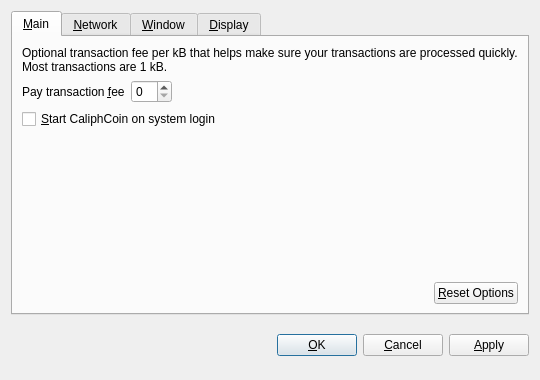
<?xml version="1.0" encoding="UTF-8"?>
<ui version="4.0">
 <class>OptionsDialog</class>
 <widget class="QDialog" name="OptionsDialog">
  <property name="geometry">
   <rect>
    <x>0</x>
    <y>0</y>
    <width>540</width>
    <height>380</height>
   </rect>
  </property>
  <property name="windowTitle">
   <string>Options</string>
  </property>
  <property name="modal">
   <bool>true</bool>
  </property>
  <layout class="QVBoxLayout" name="verticalLayout">
   <item>
    <widget class="QTabWidget" name="tabWidget">
     <property name="tabPosition">
      <enum>QTabWidget::North</enum>
     </property>
     <property name="currentIndex">
      <number>0</number>
     </property>
     <widget class="QWidget" name="tabMain">
      <attribute name="title">
       <string>&amp;Main</string>
      </attribute>
      <layout class="QVBoxLayout" name="verticalLayout_Main">
       <item>
        <widget class="QLabel" name="transactionFeeInfoLabel">
         <property name="text">
          <string>Optional transaction fee per kB that helps make sure your transactions are processed quickly. Most transactions are 1 kB.</string>
         </property>
         <property name="textFormat">
          <enum>Qt::PlainText</enum>
         </property>
         <property name="wordWrap">
          <bool>true</bool>
         </property>
        </widget>
       </item>
       <item>
        <layout class="QHBoxLayout" name="horizontalLayout_1_Main">
         <item>
          <widget class="QLabel" name="transactionFeeLabel">
           <property name="text">
            <string>Pay transaction &amp;fee</string>
           </property>
           <property name="textFormat">
            <enum>Qt::PlainText</enum>
           </property>
           <property name="buddy">
            <cstring>transactionFee</cstring>
           </property>
          </widget>
         </item>
         <item>
          <widget class="BitcoinAmountField" name="transactionFee"/>
         </item>
         <item>
          <spacer name="horizontalSpacer_1_Main">
           <property name="orientation">
            <enum>Qt::Horizontal</enum>
           </property>
           <property name="sizeHint" stdset="0">
            <size>
             <width>40</width>
             <height>20</height>
            </size>
           </property>
          </spacer>
         </item>
        </layout>
       </item>
       <item>
        <widget class="QCheckBox" name="bitcoinAtStartup">
         <property name="toolTip">
          <string>Automatically start CaliphCoin after logging in to the system.</string>
         </property>
         <property name="text">
          <string>&amp;Start CaliphCoin on system login</string>
         </property>
        </widget>
       </item>
       <item>
        <spacer name="verticalSpacer_Main">
         <property name="orientation">
          <enum>Qt::Vertical</enum>
         </property>
         <property name="sizeHint" stdset="0">
          <size>
           <width>20</width>
           <height>40</height>
          </size>
         </property>
        </spacer>
       </item>
       <item>
        <layout class="QHBoxLayout" name="horizontalLayout_2_Main">
         <item>
          <spacer name="horizontalSpacer_2_Main">
           <property name="orientation">
            <enum>Qt::Horizontal</enum>
           </property>
           <property name="sizeHint" stdset="0">
            <size>
             <width>40</width>
             <height>20</height>
            </size>
           </property>
          </spacer>
         </item>
         <item>
          <widget class="QPushButton" name="resetButton">
           <property name="toolTip">
            <string>Reset all client options to default.</string>
           </property>
           <property name="text">
            <string>&amp;Reset Options</string>
           </property>
           <property name="autoDefault">
            <bool>false</bool>
           </property>
          </widget>
         </item>
        </layout>
       </item>
      </layout>
     </widget>
     <widget class="QWidget" name="tabNetwork">
      <attribute name="title">
       <string>&amp;Network</string>
      </attribute>
      <layout class="QVBoxLayout" name="verticalLayout_Network">
       <item>
        <widget class="QCheckBox" name="mapPortUpnp">
         <property name="toolTip">
          <string>Automatically open the CaliphCoin client port on the router. This only works when your router supports UPnP and it is enabled.</string>
         </property>
         <property name="text">
          <string>Map port using &amp;UPnP</string>
         </property>
        </widget>
       </item>
       <item>
        <widget class="QCheckBox" name="connectSocks">
         <property name="toolTip">
          <string>Connect to the CaliphCoin network through a SOCKS proxy (e.g. when connecting through Tor).</string>
         </property>
         <property name="text">
          <string>&amp;Connect through SOCKS proxy:</string>
         </property>
        </widget>
       </item>
       <item>
        <layout class="QHBoxLayout" name="horizontalLayout_Network">
         <item>
          <widget class="QLabel" name="proxyIpLabel">
           <property name="text">
            <string>Proxy &amp;IP:</string>
           </property>
           <property name="textFormat">
            <enum>Qt::PlainText</enum>
           </property>
           <property name="buddy">
            <cstring>proxyIp</cstring>
           </property>
          </widget>
         </item>
         <item>
          <widget class="QValidatedLineEdit" name="proxyIp">
           <property name="maximumSize">
            <size>
             <width>140</width>
             <height>16777215</height>
            </size>
           </property>
           <property name="toolTip">
            <string>IP address of the proxy (e.g. 127.0.0.1)</string>
           </property>
          </widget>
         </item>
         <item>
          <widget class="QLabel" name="proxyPortLabel">
           <property name="text">
            <string>&amp;Port:</string>
           </property>
           <property name="textFormat">
            <enum>Qt::PlainText</enum>
           </property>
           <property name="buddy">
            <cstring>proxyPort</cstring>
           </property>
          </widget>
         </item>
         <item>
          <widget class="QLineEdit" name="proxyPort">
           <property name="maximumSize">
            <size>
             <width>55</width>
             <height>16777215</height>
            </size>
           </property>
           <property name="toolTip">
            <string>Port of the proxy (e.g. 9050)</string>
           </property>
          </widget>
         </item>
         <item>
          <widget class="QLabel" name="socksVersionLabel">
           <property name="text">
            <string>SOCKS &amp;Version:</string>
           </property>
           <property name="textFormat">
            <enum>Qt::PlainText</enum>
           </property>
           <property name="buddy">
            <cstring>socksVersion</cstring>
           </property>
          </widget>
         </item>
         <item>
          <widget class="QValueComboBox" name="socksVersion">
           <property name="toolTip">
            <string>SOCKS version of the proxy (e.g. 5)</string>
           </property>
          </widget>
         </item>
         <item>
          <spacer name="horizontalSpacer_Network">
           <property name="orientation">
            <enum>Qt::Horizontal</enum>
           </property>
           <property name="sizeHint" stdset="0">
            <size>
             <width>40</width>
             <height>20</height>
            </size>
           </property>
          </spacer>
         </item>
        </layout>
       </item>
       <item>
        <spacer name="verticalSpacer_Network">
         <property name="orientation">
          <enum>Qt::Vertical</enum>
         </property>
         <property name="sizeHint" stdset="0">
          <size>
           <width>20</width>
           <height>40</height>
          </size>
         </property>
        </spacer>
       </item>
      </layout>
     </widget>
     <widget class="QWidget" name="tabWindow">
      <attribute name="title">
       <string>&amp;Window</string>
      </attribute>
      <layout class="QVBoxLayout" name="verticalLayout_Window">
       <item>
        <widget class="QCheckBox" name="minimizeToTray">
         <property name="toolTip">
          <string>Show only a tray icon after minimizing the window.</string>
         </property>
         <property name="text">
          <string>&amp;Minimize to the tray instead of the taskbar</string>
         </property>
        </widget>
       </item>
       <item>
        <widget class="QCheckBox" name="minimizeOnClose">
         <property name="toolTip">
          <string>Minimize instead of exit the application when the window is closed. When this option is enabled, the application will be closed only after selecting Quit in the menu.</string>
         </property>
         <property name="text">
          <string>M&amp;inimize on close</string>
         </property>
        </widget>
       </item>
       <item>
        <spacer name="verticalSpacer_Window">
         <property name="orientation">
          <enum>Qt::Vertical</enum>
         </property>
         <property name="sizeHint" stdset="0">
          <size>
           <width>20</width>
           <height>40</height>
          </size>
         </property>
        </spacer>
       </item>
      </layout>
     </widget>
     <widget class="QWidget" name="tabDisplay">
      <attribute name="title">
       <string>&amp;Display</string>
      </attribute>
      <layout class="QVBoxLayout" name="verticalLayout_Display">
       <item>
        <layout class="QHBoxLayout" name="horizontalLayout_1_Display">
         <item>
          <widget class="QLabel" name="langLabel">
           <property name="text">
            <string>User Interface &amp;language:</string>
           </property>
           <property name="textFormat">
            <enum>Qt::PlainText</enum>
           </property>
           <property name="buddy">
            <cstring>lang</cstring>
           </property>
          </widget>
         </item>
         <item>
          <widget class="QValueComboBox" name="lang">
           <property name="toolTip">
            <string>The user interface language can be set here. This setting will take effect after restarting CaliphCoin.</string>
           </property>
          </widget>
         </item>
        </layout>
       </item>
       <item>
        <layout class="QHBoxLayout" name="horizontalLayout_2_Display">
         <item>
          <widget class="QLabel" name="unitLabel">
           <property name="text">
            <string>&amp;Unit to show amounts in:</string>
           </property>
           <property name="textFormat">
            <enum>Qt::PlainText</enum>
           </property>
           <property name="buddy">
            <cstring>unit</cstring>
           </property>
          </widget>
         </item>
         <item>
          <widget class="QValueComboBox" name="unit">
           <property name="toolTip">
            <string>Choose the default subdivision unit to show in the interface and when sending coins.</string>
           </property>
          </widget>
         </item>
        </layout>
       </item>
       <item>
        <widget class="QCheckBox" name="displayAddresses">
         <property name="toolTip">
          <string>Whether to show CaliphCoin addresses in the transaction list or not.</string>
         </property>
         <property name="text">
          <string>&amp;Display addresses in transaction list</string>
         </property>
        </widget>
       </item>
       <item>
        <widget class="QCheckBox" name="coinControlFeatures">
         <property name="toolTip">
          <string>Whether to show coin control features or not.</string>
         </property>
         <property name="text">
          <string>Display coin &amp;control features (experts only!)</string>
         </property>
        </widget>
       </item>
       <item>
        <spacer name="verticalSpacer_Display">
         <property name="orientation">
          <enum>Qt::Vertical</enum>
         </property>
         <property name="sizeHint" stdset="0">
          <size>
           <width>20</width>
           <height>40</height>
          </size>
         </property>
        </spacer>
       </item>
      </layout>
     </widget>
    </widget>
   </item>
   <item>
    <layout class="QHBoxLayout" name="horizontalLayout_Buttons">
     <item>
      <spacer name="horizontalSpacer_1">
       <property name="orientation">
        <enum>Qt::Horizontal</enum>
       </property>
       <property name="sizeHint" stdset="0">
        <size>
         <width>40</width>
         <height>48</height>
        </size>
       </property>
      </spacer>
     </item>
     <item>
      <widget class="QLabel" name="statusLabel">
       <property name="font">
        <font>
         <weight>75</weight>
         <bold>true</bold>
        </font>
       </property>
       <property name="text">
        <string/>
       </property>
       <property name="textFormat">
        <enum>Qt::PlainText</enum>
       </property>
       <property name="wordWrap">
        <bool>true</bool>
       </property>
      </widget>
     </item>
     <item>
      <spacer name="horizontalSpacer_2">
       <property name="orientation">
        <enum>Qt::Horizontal</enum>
       </property>
       <property name="sizeHint" stdset="0">
        <size>
         <width>40</width>
         <height>48</height>
        </size>
       </property>
      </spacer>
     </item>
     <item>
      <widget class="QPushButton" name="okButton">
       <property name="text">
        <string>&amp;OK</string>
       </property>
      </widget>
     </item>
     <item>
      <widget class="QPushButton" name="cancelButton">
       <property name="text">
        <string>&amp;Cancel</string>
       </property>
       <property name="autoDefault">
        <bool>false</bool>
       </property>
      </widget>
     </item>
     <item>
      <widget class="QPushButton" name="applyButton">
       <property name="text">
        <string>&amp;Apply</string>
       </property>
       <property name="autoDefault">
        <bool>false</bool>
       </property>
      </widget>
     </item>
    </layout>
   </item>
  </layout>
 </widget>
 <customwidgets>
  <customwidget>
   <class>BitcoinAmountField</class>
   <extends>QSpinBox</extends>
   <header>bitcoinamountfield.h</header>
  </customwidget>
  <customwidget>
   <class>QValueComboBox</class>
   <extends>QComboBox</extends>
   <header>qvaluecombobox.h</header>
  </customwidget>
  <customwidget>
   <class>QValidatedLineEdit</class>
   <extends>QLineEdit</extends>
   <header>qvalidatedlineedit.h</header>
  </customwidget>
 </customwidgets>
 <resources/>
 <connections/>
</ui>
